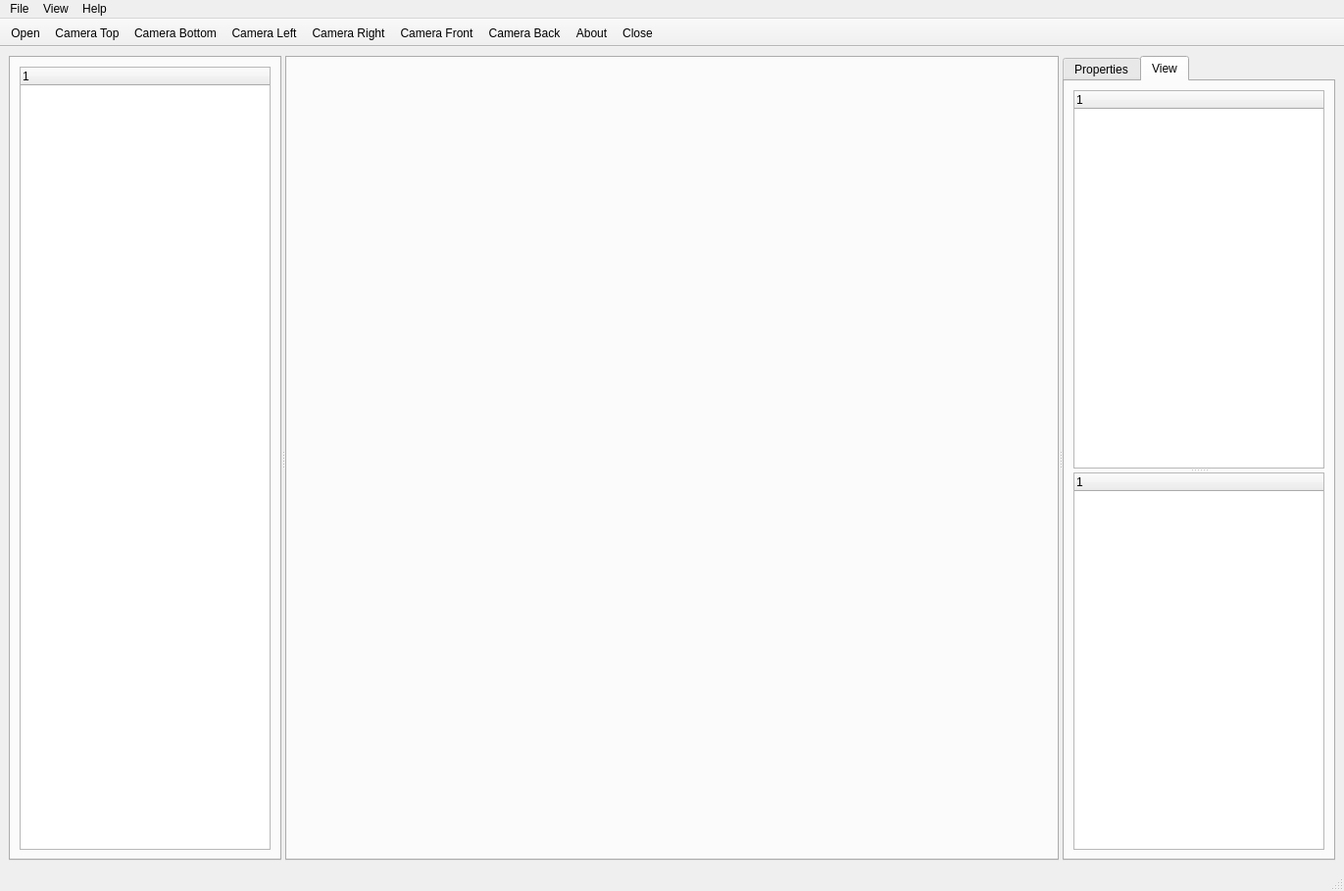
<?xml version="1.0" encoding="UTF-8"?>
<ui version="4.0">
 <class>MainWindow</class>
 <widget class="QMainWindow" name="MainWindow">
  <property name="geometry">
   <rect>
    <x>0</x>
    <y>0</y>
    <width>1371</width>
    <height>909</height>
   </rect>
  </property>
  <property name="windowTitle">
   <string>E57 Inspector</string>
  </property>
  <property name="windowIcon">
   <iconset resource="resources/resources.qrc">
    <normaloff>:/icons/logo64.png</normaloff>:/icons/logo64.png</iconset>
  </property>
  <widget class="QWidget" name="centralwidget">
   <property name="sizePolicy">
    <sizepolicy hsizetype="Preferred" vsizetype="Preferred">
     <horstretch>0</horstretch>
     <verstretch>0</verstretch>
    </sizepolicy>
   </property>
   <layout class="QVBoxLayout" name="verticalLayout_3">
    <item>
     <widget class="QSplitter" name="splitter">
      <property name="orientation">
       <enum>Qt::Horizontal</enum>
      </property>
      <widget class="QTabWidget" name="tabWidgetMain">
       <property name="tabPosition">
        <enum>QTabWidget::North</enum>
       </property>
       <property name="tabShape">
        <enum>QTabWidget::Rounded</enum>
       </property>
       <property name="currentIndex">
        <number>0</number>
       </property>
       <property name="elideMode">
        <enum>Qt::ElideNone</enum>
       </property>
       <property name="usesScrollButtons">
        <bool>false</bool>
       </property>
       <property name="documentMode">
        <bool>false</bool>
       </property>
       <property name="tabsClosable">
        <bool>false</bool>
       </property>
       <property name="movable">
        <bool>false</bool>
       </property>
       <property name="tabBarAutoHide">
        <bool>true</bool>
       </property>
       <widget class="QWidget" name="tabPageMain">
        <attribute name="title">
         <string>File</string>
        </attribute>
        <layout class="QVBoxLayout" name="verticalLayout_2">
         <item>
          <widget class="E57Tree" name="twMain">
           <property name="styleSheet">
            <string notr="true">QTreeWidget::item{
	height: 25px;
}</string>
           </property>
           <property name="frameShadow">
            <enum>QFrame::Sunken</enum>
           </property>
           <property name="dragDropMode">
            <enum>QAbstractItemView::DragOnly</enum>
           </property>
           <property name="alternatingRowColors">
            <bool>false</bool>
           </property>
           <property name="selectionMode">
            <enum>QAbstractItemView::ExtendedSelection</enum>
           </property>
           <column>
            <property name="text">
             <string notr="true">1</string>
            </property>
           </column>
          </widget>
         </item>
        </layout>
       </widget>
      </widget>
      <widget class="QTabWidget" name="tabWidget">
       <property name="sizePolicy">
        <sizepolicy hsizetype="Expanding" vsizetype="Expanding">
         <horstretch>1</horstretch>
         <verstretch>0</verstretch>
        </sizepolicy>
       </property>
       <property name="currentIndex">
        <number>-1</number>
       </property>
       <property name="tabsClosable">
        <bool>true</bool>
       </property>
      </widget>
      <widget class="QTabWidget" name="tabWidgetScene">
       <property name="currentIndex">
        <number>1</number>
       </property>
       <widget class="QWidget" name="tabPageProperties">
        <attribute name="title">
         <string>Properties</string>
        </attribute>
        <layout class="QVBoxLayout" name="verticalLayout">
         <item>
          <widget class="E57PropertyTree" name="twProperties">
           <property name="styleSheet">
            <string notr="true">QTreeWidget::item{
	height: 24px;
}</string>
           </property>
           <property name="alternatingRowColors">
            <bool>true</bool>
           </property>
           <column>
            <property name="text">
             <string notr="true">1</string>
            </property>
           </column>
          </widget>
         </item>
        </layout>
       </widget>
       <widget class="QWidget" name="tabPageScene">
        <attribute name="title">
         <string>View</string>
        </attribute>
        <layout class="QVBoxLayout" name="verticalLayout_4">
         <item>
          <widget class="QSplitter" name="splitter_2">
           <property name="orientation">
            <enum>Qt::Vertical</enum>
           </property>
           <widget class="SceneTree" name="twScene">
            <property name="styleSheet">
             <string notr="true">QTreeWidget::item{
	height: 24px;
}</string>
            </property>
            <property name="alternatingRowColors">
             <bool>true</bool>
            </property>
            <column>
             <property name="text">
              <string notr="true">1</string>
             </property>
            </column>
           </widget>
           <widget class="ScenePropertyEditor" name="twViewProperties">
            <column>
             <property name="text">
              <string notr="true">1</string>
             </property>
            </column>
           </widget>
          </widget>
         </item>
        </layout>
       </widget>
      </widget>
     </widget>
    </item>
   </layout>
  </widget>
  <widget class="QMenuBar" name="menubar">
   <property name="geometry">
    <rect>
     <x>0</x>
     <y>0</y>
     <width>1371</width>
     <height>22</height>
    </rect>
   </property>
   <widget class="QMenu" name="menuFile">
    <property name="title">
     <string>File</string>
    </property>
    <addaction name="actionOpen"/>
    <addaction name="actionClose"/>
   </widget>
   <widget class="QMenu" name="menuHelp">
    <property name="title">
     <string>Help</string>
    </property>
    <addaction name="actionAbout"/>
    <addaction name="actionHelp"/>
   </widget>
   <widget class="QMenu" name="menuView">
    <property name="title">
     <string>View</string>
    </property>
    <addaction name="actionCamera_Top"/>
    <addaction name="actionCamera_Bottom"/>
    <addaction name="actionCamera_Left"/>
    <addaction name="actionCamera_Right"/>
    <addaction name="actionCamera_Front"/>
    <addaction name="actionCamera_Back"/>
   </widget>
   <addaction name="menuFile"/>
   <addaction name="menuView"/>
   <addaction name="menuHelp"/>
  </widget>
  <widget class="QStatusBar" name="statusbar"/>
  <widget class="QToolBar" name="toolBar">
   <property name="windowTitle">
    <string>toolBar</string>
   </property>
   <property name="movable">
    <bool>false</bool>
   </property>
   <property name="orientation">
    <enum>Qt::Horizontal</enum>
   </property>
   <property name="iconSize">
    <size>
     <width>32</width>
     <height>32</height>
    </size>
   </property>
   <attribute name="toolBarArea">
    <enum>TopToolBarArea</enum>
   </attribute>
   <attribute name="toolBarBreak">
    <bool>false</bool>
   </attribute>
   <addaction name="actionOpen"/>
   <addaction name="actionCamera_Top"/>
   <addaction name="actionCamera_Bottom"/>
   <addaction name="actionCamera_Left"/>
   <addaction name="actionCamera_Right"/>
   <addaction name="actionCamera_Front"/>
   <addaction name="actionCamera_Back"/>
   <addaction name="actionAbout"/>
   <addaction name="actionClose"/>
  </widget>
  <action name="actionOpen">
   <property name="text">
    <string>Open...</string>
   </property>
  </action>
  <action name="actionClose">
   <property name="text">
    <string>Close</string>
   </property>
  </action>
  <action name="actionAbout">
   <property name="text">
    <string>About</string>
   </property>
  </action>
  <action name="actionCamera_Top">
   <property name="text">
    <string>Camera Top</string>
   </property>
  </action>
  <action name="actionCamera_Bottom">
   <property name="text">
    <string>Camera Bottom</string>
   </property>
  </action>
  <action name="actionCamera_Left">
   <property name="text">
    <string>Camera Left</string>
   </property>
  </action>
  <action name="actionCamera_Right">
   <property name="text">
    <string>Camera Right</string>
   </property>
  </action>
  <action name="actionCamera_Front">
   <property name="text">
    <string>Camera Front</string>
   </property>
  </action>
  <action name="actionCamera_Back">
   <property name="text">
    <string>Camera Back</string>
   </property>
  </action>
  <action name="actionHelp">
   <property name="text">
    <string>Help</string>
   </property>
  </action>
 </widget>
 <customwidgets>
  <customwidget>
   <class>E57Tree</class>
   <extends>QTreeWidget</extends>
   <header>E57Tree.h</header>
  </customwidget>
  <customwidget>
   <class>E57PropertyTree</class>
   <extends>QTreeWidget</extends>
   <header>E57PropertyTree.h</header>
  </customwidget>
  <customwidget>
   <class>SceneTree</class>
   <extends>QTreeWidget</extends>
   <header>SceneTree.h</header>
  </customwidget>
  <customwidget>
   <class>ScenePropertyEditor</class>
   <extends>QTreeWidget</extends>
   <header>ScenePropertyEditor.h</header>
  </customwidget>
 </customwidgets>
 <resources>
  <include location="resources/resources.qrc"/>
 </resources>
 <connections/>
</ui>
